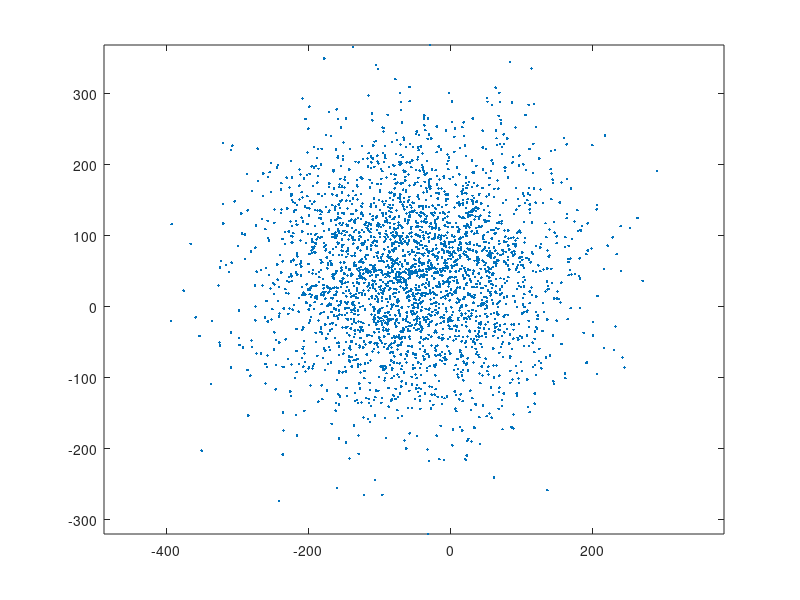

Write MATLAB code to recreate this figure.
A=randn(3000,2);
sigma = 100;
m = [-50,50];
x=A(:,1)';
y=A(:,2)';
x = m(1) + sigma*x;
y = m(2) + sigma*y;

% x=[x(1:800)+3 1/2.*x(801:1800)-3 1.5.*x(1801:3000)+2];
% y=[y(1:800)+4 1/2.*y(801:1800)   1.5.*y(1801:3000)-3];
plot(x,y,'Marker','.','LineStyle','none')
axis('equal');